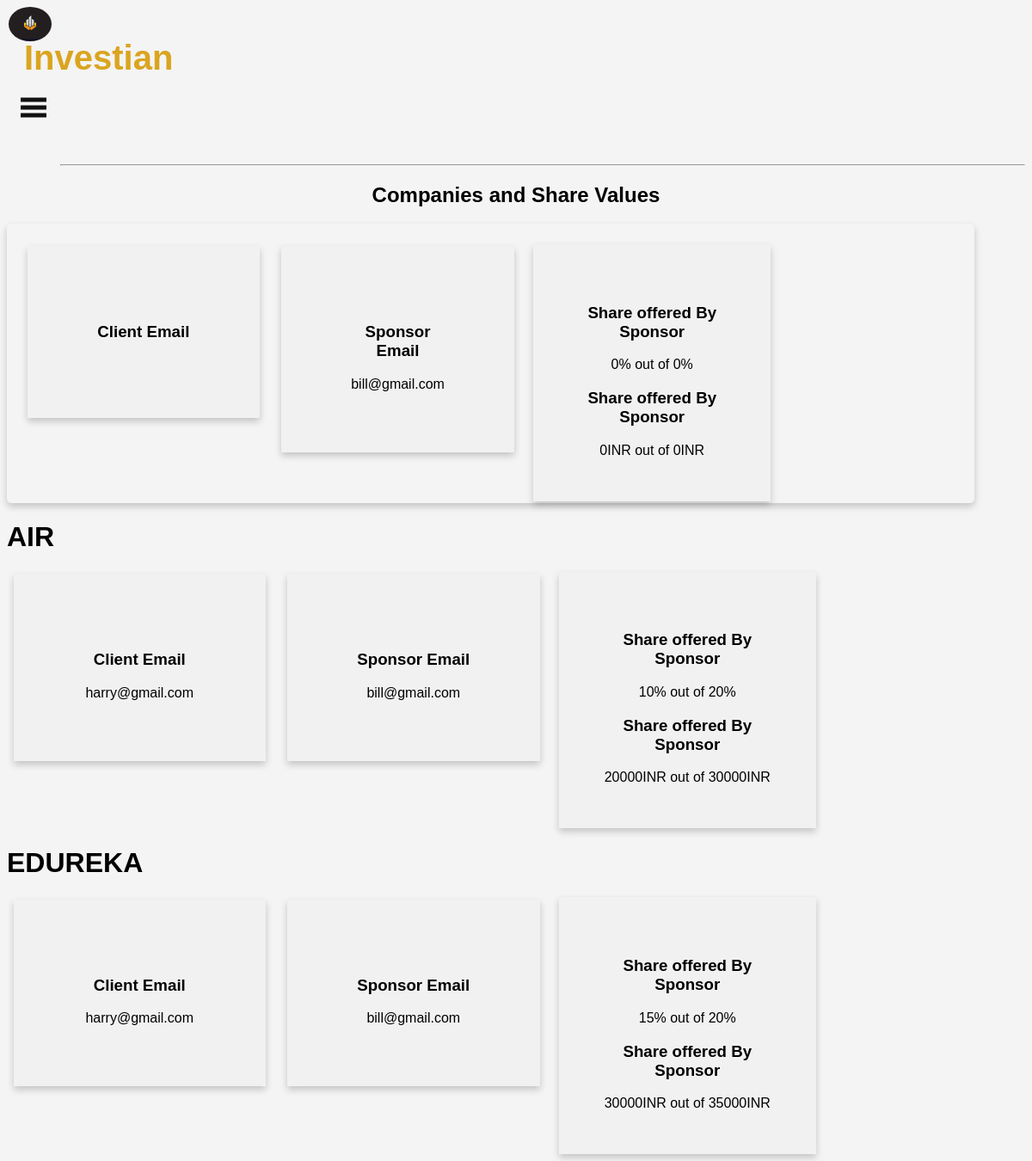
/share.php, run on the app's committed database.
### tables this page shows
CREATE TABLE `sanctioned` (
  `semail` text NOT NULL,
  `cemail` text NOT NULL,
  `startupname` text NOT NULL,
  `share` int(11) NOT NULL,
  `amount` int(11) NOT NULL,
  `tshare` int(11) NOT NULL,
  `tamount` int(11) NOT NULL
);

### functions.php (called while the page is built, shortened)
<?php
    function fetchAll($query){
        $con = new PDO(DBINFO, DBUSER, DBPASS);
        $stmt = $con->query($query);
        return $stmt->fetchAll();
    }
?>

### share.php (the view, shortened to what this page needs)
<?php
    include("functions.php");
?>
<html>
<head>
<img class="in"src="../iii/images/favicons.png"/>
          <div class="absolute">
          <h1>Investian</h1>
          </div>
	</head>
	<body>
		<nav style="position:relative; top:-50px;" class="navbar">
	    <span  class="open-slide">
	      <a href="#" onclick="openSlideMenu()">
	        <svg width="30" height="30">
	            <path d="M0,5 30,5" stroke="#111" stroke-width="5"/>
	            <path d="M0,14 30,14" stroke="#111" stroke-width="5"/>
	            <path d="M0,23 30,23" stroke="#111" stroke-width="5"/>
	        </svg>
	      </a>
	    </span>
	  </nav>
	  <br>
	  <br>
	  <hr>
		<h2 align="center"> Companies and Share Values </h2>
		<div class="card">
		  <div class="container">
            <?php
            $query = "select * from `sanctioned`    ";
            if(count(fetchAll($query))>0){
                foreach(fetchAll($query) as $row){
                    ?>
                <h1 class="jumbotron-heading"><?php echo $row['startupname'] ?></h1>
                <div class="row">
                  <div class="column">
                    <div class="card1">
                    <h3>Client Email </h3>
                    <?php echo $row['cemail'] ?>
                    </div></div>
                    <div class="column">
                    <div class="card1 ">
                    <h3>Sponsor Email </h3>
                    <?php echo $row['semail'] ?>
                    </div>
                    </div>
                    <div class="column">
                    <div class="card2 ">
                    <h3>Share offered By Sponsor  </h3>
                    <?php echo $row['share'] ,"% out of ", $row['tshare'],"%" ?>
                   <br>
                   <h3>Share offered By Sponsor  </h3>
                    <?php echo $row['amount'] ,"INR out of ", $row['tamount'],"INR" ?>
                    </div>
                    </div>
                </div>
            </div>
		</div>
                <?php
                        }
                    }else{
                        echo "No Previous Records ";
                    }
                ?>
	</body>
</html>

### share.php (style rules this page uses)
div.absolute { color: goldenrod; position: relative; font-size: 20px; top:-30px; left:20px; }
img.in { position: relative; border-radius: 100%; height:90px; width: 90px; left:4px; top:0px; }
body { background: url("https://imagekit.io/static/img/newPages/homepage-wave-bg.svg"); font-family:"Arial", Serif; background-color:#f4f4f4; overflow-x:hidden; }
.navbar a { float:left; display:block; color:#f2f2f2; text-align:center; padding:14px 16px; text-decoration:none; font-size:17px; }
.card { box-shadow: 0 4px 8px 0 rgba(0,0,0,0.2); transition: 0.3s; width: 95%; border-radius: 5px; justify-content: center; margin-bottom: 20px; }
.container { padding: 2px 16px; }
.column { float: left; width: 25%; padding: 0 10px; }
.row { margin: 0 -5px; }
.row:after { content: ""; display: table; clear: both; }
.card1 { box-shadow: 0 4px 8px 0 rgba(0, 0, 0, 0.2); padding: 70px; text-align: center; background-color: #f1f1f1; margin: 2.5px; }
.card2 { box-shadow: 0 4px 8px 0 rgba(0, 0, 0, 0.2); padding: 50px; text-align: center; background-color: #f1f1f1; margin: 0px; }
img.in { display: inline; border-radius:100%; height: 40px; width: 50px; margin-left:-2px ; }

### data on the page
sanctioned: semail "bill@gmail.com", share "0", tshare "0", amount "0", tamount "0"
sanctioned: startupname "AIR", cemail "harry@gmail.com", semail "bill@gmail.com", share "10", tshare "20", amount "20000", tamount "30000"
sanctioned: startupname "EDUREKA", cemail "harry@gmail.com", semail "bill@gmail.com", share "15", tshare "20", amount "30000", tamount "35000"
